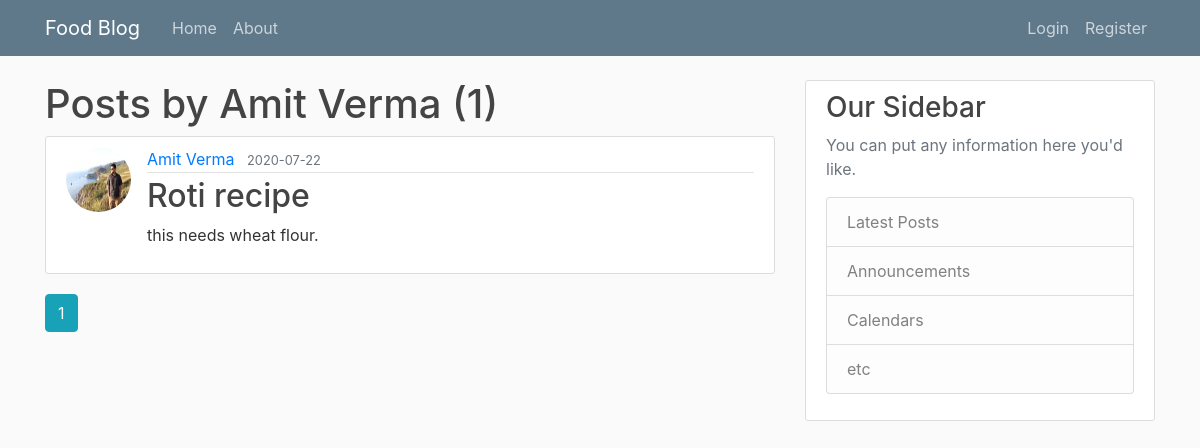
Before: /user/Amit Verma with the older database file.
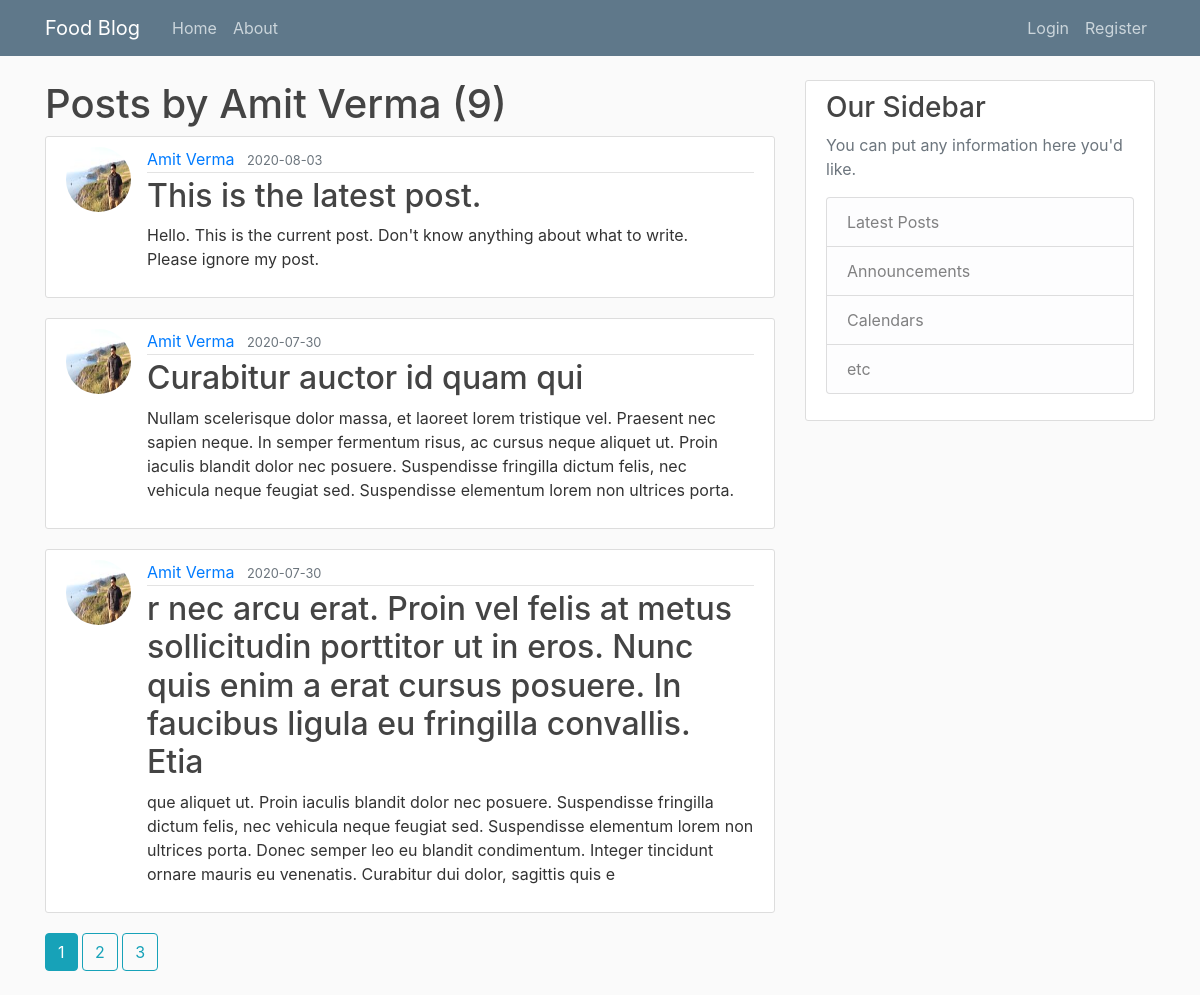
After: the same page with the newer database file.
### flaskblog/models.py (models this page shows, shortened)
class User(db.Model, UserMixin):
    id = db.Column(db.Integer, primary_key=True)
    username = db.Column(db.String(20), unique=True, nullable=False)
    email = db.Column(db.String(120), unique=True, nullable=False)
    image_file = db.Column(db.String(20), nullable=False,
                           default='default.jpg')
    password = db.Column(db.String(60), nullable=False)
    posts = db.relationship('Post', backref='author', lazy=True)

class Post(db.Model):
    id = db.Column(db.Integer, primary_key=True)
    title = db.Column(db.String(100), nullable=False)
    date_posted = db.Column(db.DateTime, nullable=False,
                            default=datetime.utcnow)
    content = db.Column(db.Text, nullable=False)
    user_id = db.Column(db.Integer, db.ForeignKey('user.id'), nullable=False)

### flaskblog/routes.py (the view)
@app.route("/user/<string:username>")
def user_posts(username):
    page = request.args.get('page', 1, type=int)
    user = User.query.filter_by(username=username).first_or_404()
    posts = Post.query.filter_by(author=user)\
        .order_by(Post.date_posted.desc())\
        .paginate(page=page, per_page=3)
    return render_template("user_posts.html", posts=posts, user=user)

### flaskblog/templates/user_posts.html
<!DOCTYPE html>
{% extends "layout.html" %}
{% block content %}
    <h1>Posts by {{ user.username }} ({{ posts.total }})</h1>
{% for post in posts.items %}
<article class="media content-section">
    <img class="rounded-circle article-img"
        src="{{ url_for('static', filename='profile_pics/' + post.author.image_file) }}">
    <div class="media-body">
        <div class="article-metadata">
            <a class="mr-2" href="{{ url_for('user_posts', username=post.author.username) }}">{{ post.author.username }}</a>
            <small class="text-muted">{{ post.date_posted.strftime('%Y-%m-%d') }}</small>
        </div>
        <h2><a class="article-title" href="{{ url_for('post', post_id = post.id) }}">{{ post.title }}</a></h2>
        <p class="article-content">{{ post.content }}</p>
    </div>
</article>
{% endfor%}
{% for page_num in posts.iter_pages(left_edge=1, right_edge=1, left_current=1, right_current=2) %}
{% if page_num %}
{% if posts.page == page_num %}
<a class="btn btn-info mb-4" href="{{ url_for('user_posts', username=user.username, page=page_num) }}">{{ page_num }}</a>
{% else %}
<a class="btn btn-outline-info mb-4" href="{{ url_for('user_posts', username=user.username, page=page_num) }}">{{ page_num }}</a>
{% endif %}
{% else %}
...
{% endif %}
{% endfor%}
{% endblock content %}

### flaskblog/templates/layout.html (shortened to what this page needs)
<!DOCTYPE html>
<html class="no-js">
  <head>
    <link rel="stylesheet" href="https://stackpath.bootstrapcdn.com/bootstrap/4.5.0/css/bootstrap.min.css">
    <link rel="stylesheet" type="text/css" href="{{ url_for('static', filename='main.css') }}">
    <link rel="stylesheet" href="" />
  </head>
  <body>
    <header class="site-header">
      <nav class="navbar navbar-expand-md navbar-dark bg-steel fixed-top">
        <div class="container">
          <a class="navbar-brand mr-4" href="/">Food Blog</a>
          <div class="collapse navbar-collapse" id="navbarToggle">
            <div class="navbar-nav mr-auto">
              <a class="nav-item nav-link" href="{{ url_for('home') }}">Home</a>
              <a class="nav-item nav-link" href="{{ url_for('about') }}">About</a>
            </div>
            <div class="navbar-nav">
              {% if current_user.is_authenticated %}
                <a class="nav-item nav-link" href="{{ url_for('new_post') }}">New Post</a>
                <a class="nav-item nav-link" href="{{ url_for('account') }}">Account</a>
                <a class="nav-item nav-link" href="{{ url_for('logout') }}">Logout</a>
              {% else %}
                <a class="nav-item nav-link" href="{{ url_for('login') }}">Login</a>
                <a class="nav-item nav-link" href="{{ url_for('register') }}">Register</a>
              {% endif %}
            </div>
          </div>
        </div>
      </nav>
    </header>
    <main role="main" class="container">
      <div class="row">
        <div class="col-md-8">
          {% block content %}{% endblock %}
        </div>
        <div class="col-md-4">
          <div class="content-section">
            <h3>Our Sidebar</h3>
            <p class='text-muted'>You can put any information here you'd like.
            <ul class="list-group">
              <li class="list-group-item list-group-item-light">Latest Posts</li>
              <li class="list-group-item list-group-item-light">Announcements</li>
              <li class="list-group-item list-group-item-light">Calendars</li>
              <li class="list-group-item list-group-item-light">etc</li>
            </ul>
            </p>
          </div>
        </div>
      </div>
    </main>
  </body>
</html>

### flaskblog/static/main.css (style rules this page uses)
body { background: #fafafa; color: #333333; margin-top: 5rem; }
h1, h2, h3, h4, h5, h6 { color: #444444; }
.bg-steel { background-color: #5f788a; }
.site-header .navbar-nav .nav-link { color: #cbd5db; }
.content-section { background: #ffffff; padding: 10px 20px; border: 1px solid #dddddd; border-radius: 3px; margin-bottom: 20px; }
.article-title { color: #444444; }
.article-content { white-space: pre-line; }
.article-img { height: 65px; width: 65px; margin-right: 16px; }
.article-metadata { padding-bottom: 1px; margin-bottom: 4px; border-bottom: 1px solid #e3e3e3 }

Changed rows visible on the page:
no longer on this page (row unchanged): Post: image_file (picture), author.username "Amit Verma", date_posted "2020-07-22", title "Roti recipe", content "this needs wheat flour."
added Post: image_file (picture), author.username "Amit Verma", date_posted "2020-08-03", title "This is the latest post.", content "Hello. This is the current post. Don't know anything about what to write. Please ignore my post."
added Post: image_file (picture), author.username "Amit Verma", date_posted "2020-07-30", title "Curabitur auctor id quam qui", content "Nullam scelerisque dolor massa, et laoreet lorem tristique vel. Praesent nec sapien neque. In semper fermentum risus, ac cursus neque aliquet ut. Proin iaculis blandit dolor nec posuere. Suspendisse fringilla dictum felis, nec vehicula neque feugiat sed. Suspendisse elementum lorem non ultrices porta."
added Post: image_file (picture), author.username "Amit Verma", date_posted "2020-07-30", title "r nec arcu erat. Proin vel felis at metus sollicitudin porttitor ut in eros. Nunc quis enim a erat cursus posuere. In faucibus ligula eu fringilla convallis. Etia", content "que aliquet ut. Proin iaculis blandit dolor nec posuere. Suspendisse fringilla dictum felis, nec vehicula neque feugiat sed. Suspendisse elementum lorem non ultrices porta. Donec semper leo eu blandit condimentum. Integer tincidunt ornare mauris eu venenatis. Curabitur dui dolor, sagittis quis e"
Other visible differences:
{{ posts.total }}: "1" → "9"
new list line: "2"
new list line: "3"
